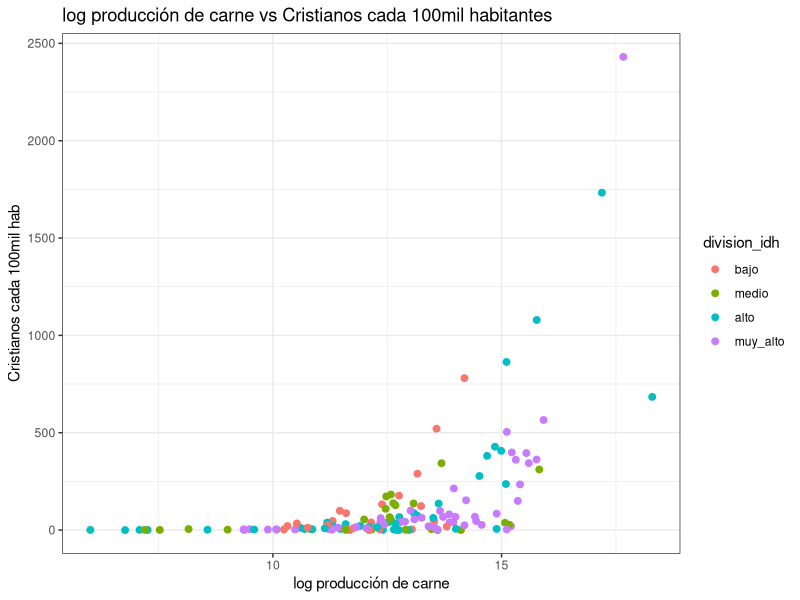
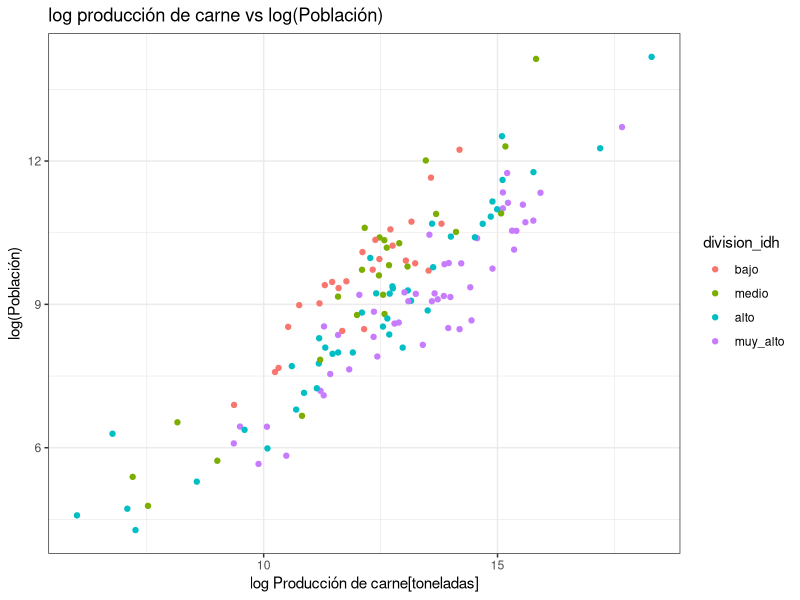
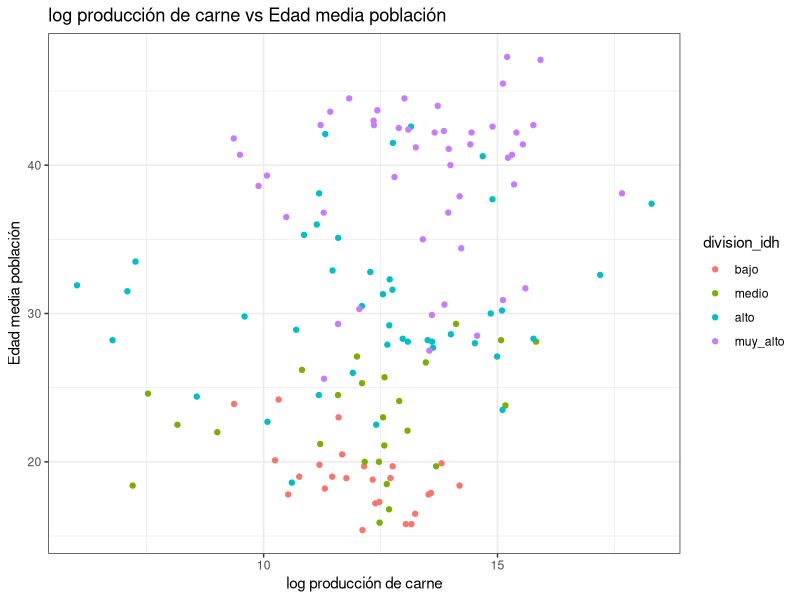
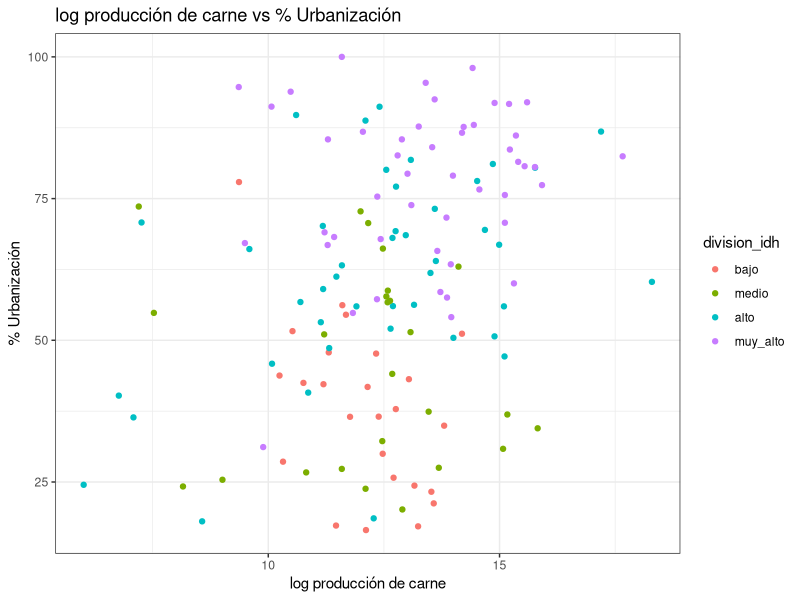
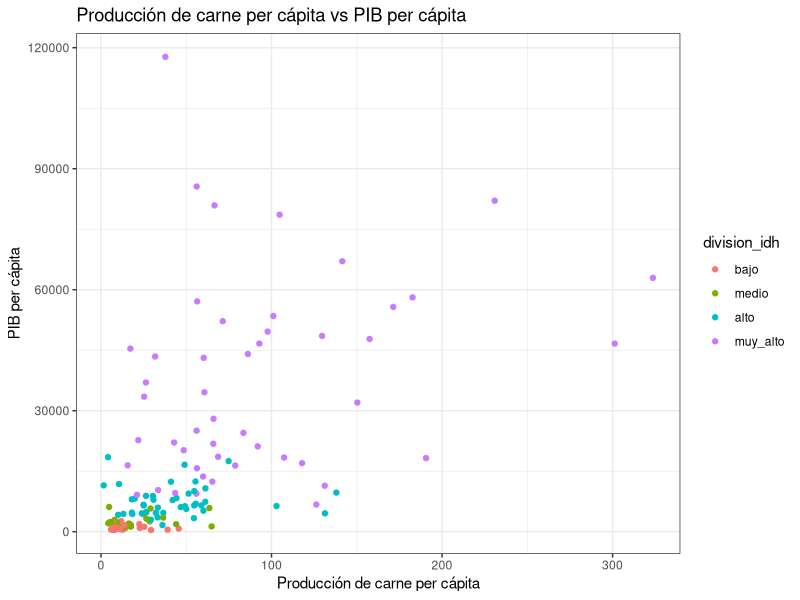
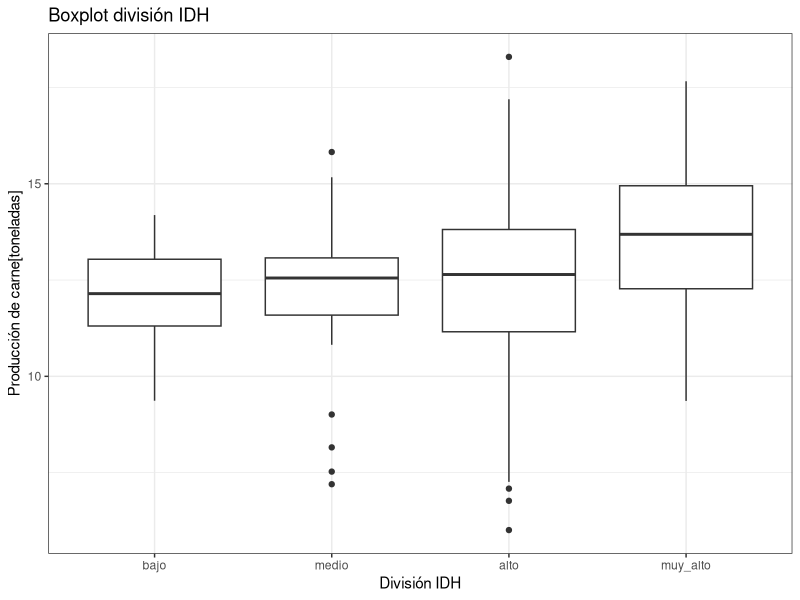

Reproduce these figures in R, in order.
## ---- chunk 1
library(ggplot2)
library(dplyr)
## ---- chunk 2
meat_supply <- read.csv("data/meat-supply-per-person.csv", check.names = FALSE)
gdp_data <- read.csv("data/gdp-per-person.csv")
population <- read.csv("data/population-by-country.csv")
population_age <- read.csv("data/median-age-country.csv", check.names = FALSE)
religion_data <- read.csv("data/religion-by-country.csv")
urban_pop <- read.csv("data/urban-population.csv",sep = ",",check.names = FALSE, encoding ="UTF-8")
beef_data <- read.csv("data/beef_production.csv",sep = ",",check.names = FALSE, encoding ="UTF-8")
meat_production_data <- read.csv("data/meat-production-tonnes.csv",sep = ",",check.names = FALSE, encoding ="UTF-8")
idh_data <- read.csv("data/idh_world.csv",sep = ",",check.names = FALSE, encoding ="UTF-8")
## ---- chunk 3
colnames(beef_data)[4] <- "beef_production"
colnames(beef_data)[1] <- "Pais"
colnames(meat_production_data)[4] <- "meat_production_tonnes"
colnames(meat_production_data)[1] <- "Pais"
## ---- chunk 4
beef_production_2018 <- beef_data %>% filter(Year==2018) %>% select(Pais, beef_production)
meat_production_2018 <- meat_production_data %>% filter(Year==2018) %>% select(Pais, meat_production_tonnes)
## ---- chunk 5
#Del dataset population seleccionamos sólo la poblacion 2020
colnames(meat_supply)[4] <- "Meat_kg_yr"
meat_supply_per_capita <- meat_supply %>% select(Entity, Year, Meat_kg_yr) %>% filter(Year == 2017)
meat_supply_per_capita <- subset(meat_supply_per_capita, select = -Year)
colnames(meat_supply_per_capita)[2] <- "Meat_kg_2017"
colnames(meat_supply_per_capita)[1] <- "Pais"

gdp <- gdp_data %>% select(country, gdpPerCapita, pop)
colnames(gdp)[1] <- "Pais"

colnames(population_age)[1] <- "Pais"
pop_age <- population_age %>% select(Pais, pop2020, MedianAge)

pop <- population %>% select(name,pop2020)
colnames(pop)[1] <- "Pais"
colnames(urban_pop)[1] <- "Pais"
urban_2019 <- urban_pop %>% select(Pais,"2019")
colnames(urban_2019)[2] <- "urb2019"

colnames(religion_data)[1] <- "Pais"

#Christians by 100.000 habitants

religion_data$christians_100 <- religion_data$chistians/100000
christians_100 <- religion_data %>% select(Pais, christians_100)

#Arreglo del IDH
colnames(idh_data)[2] <- "Pais"
#Ordenamos los datos de idh y seleccionamos sólo las columnas que nos aportan información sobre cada país
idh_data <- idh_data[order(idh_data$`HDI Rank (2018)`),][24:nrow(idh_data),]
#Filtramos el IDH sólo para el año 2018
idh <- idh_data %>% select(Pais, "2018")
idh$`2018` <- as.numeric(as.character(idh_data$`2018`))
idh <- idh[order(idh$`2018`,decreasing = TRUE),]
idh$division_idh <- cut(idh$`2018`, breaks=c(0,0.549,0.700, 0.801, 1), labels=c("bajo","medio","alto","muy_alto"))
colnames(idh)[2] <- "idh_2018"

## ---- chunk 6
data_1 <- merge(pop_age, meat_supply_per_capita, by = "Pais", all.x = TRUE)
data_2 <- merge(data_1, meat_production_2018, by = "Pais", all.x = TRUE)
data_3 <- merge(data_2, urban_2019, by = "Pais", all.x = TRUE)
data_4 <- merge(data_3, select(gdp,Pais,gdpPerCapita), by = "Pais", all.x = TRUE)
data_5 <- merge(data_4, idh, by = "Pais", all.x = TRUE)
data <- merge(data_5, select(religion_data,Pais,christians_100), by = "Pais", all.x = TRUE)
data$meat_production_per_capita <- data$meat_production_tonnes/data$pop2020
data <- na.omit(data)
## ---- chunk 7
dataxd <- na.omit(data) %>% select(pop2020, MedianAge, Meat_kg_2017,gdpPerCapita)
cor(dataxd)
## ---- chunk 8
library(ggplot2)

p1 <- data %>% ggplot(aes(x = log(meat_production_tonnes) , y = christians_100, colour = division_idh)) + 
  geom_point(size = 2) + 
  labs(title="log producción de carne vs Cristianos cada 100mil habitantes", x = "log producción de carne", y="Cristianos cada 100mil hab")+ theme_bw()
p1
## ---- chunk 9
p2 <- data %>% ggplot(aes(x = log(meat_production_tonnes) , y = log(pop2020), colour = division_idh)) + 
  geom_point() + 
  labs(title="log producción de carne vs log(Población)", x = "log Producción de carne[toneladas]", y="log(Población)") + 
  theme_bw()
p2
## ---- chunk 10
p3 <- data %>% ggplot(aes(x = log(meat_production_tonnes) , y = MedianAge, colour = division_idh )) + 
  geom_point() + 
  labs(title="log producción de carne vs Edad media población", x = "log producción de carne", y="Edad media población")+ 
  theme_bw()
p3
## ---- chunk 11
p4 <- data %>% ggplot(aes(x = log(meat_production_tonnes) , y = urb2019, colour = division_idh)) + 
  geom_point() + 
  labs(title="log producción de carne vs % Urbanización", x = "log producción de carne", y="% Urbanización") + 
  theme_bw()
p4
## ---- chunk 12
p5 <- data %>% ggplot(aes(x = meat_production_per_capita, y = gdpPerCapita, colour = division_idh)) + 
  geom_point() + 
  labs(title="Producción de carne per cápita vs PIB per cápita", x = "Producción de carne per cápita", y="PIB per cápita") + 
  theme_bw()
p5
## ---- chunk 13
#ggplot(na.omit(data), aes(x = Meat_kg_2017 , y = reorder(Pais, Meat_kg_2017))) + 
#  geom_bar(stat = "identity") + 
#  labs(title="Pais vs consumo de carne per cápita al año 2017", x = "Consumo de carne per cápita al año 2017", y="País") + 
#  theme_bw()  
  #+coord_cartesian(xlim = c(0, 100), ylim = c(10, 20))

## ---- chunk 14
ggplot(data, aes(x = division_idh , y = log(meat_production_tonnes) )) + 
  geom_boxplot() + 
  labs(title="Boxplot división IDH", x = "División IDH", y="Producción de carne[toneladas]") + 
  theme_bw()  
  #+coord_cartesian(xlim = c(0, 100), ylim = c(10, 20))

